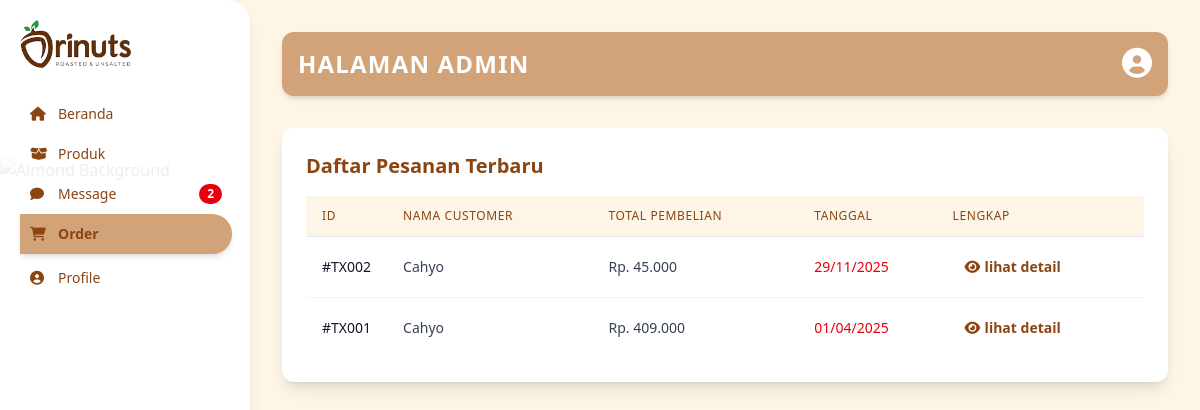
Page /admin_order.php (signed in) on the earlier database version.
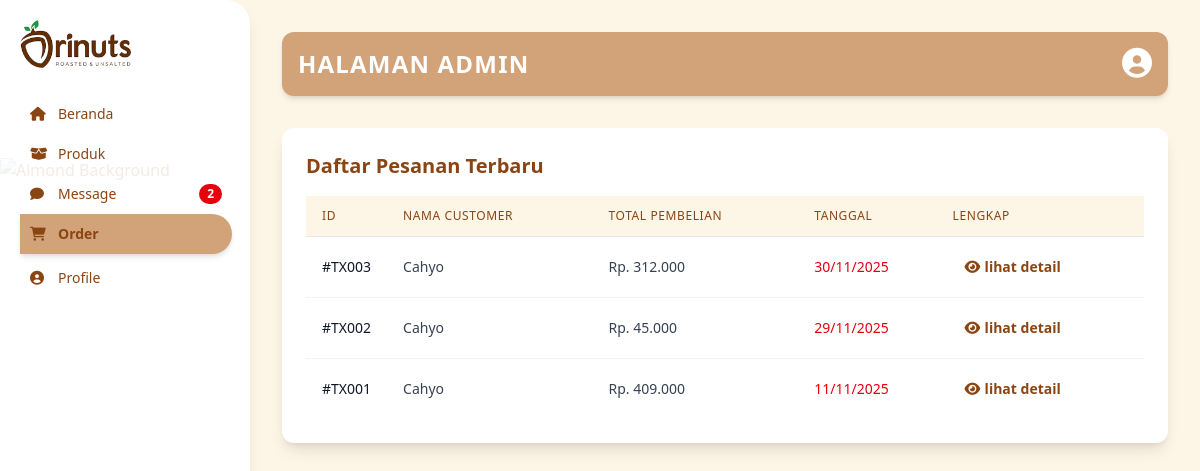
Same page on the later database version.
### tables this page shows
CREATE TABLE `transactions` (
  `id` int(11) NOT NULL,
  `user_id` int(11) NOT NULL,
  `kode_transaksi` varchar(255) NOT NULL,
  `nama_user` varchar(255) NOT NULL,
  `alamat_user` varchar(255) NOT NULL,
  `metode_pembayaran` varchar(255) NOT NULL,
  `status` enum('pending','complete') NOT NULL DEFAULT 'pending',
  `total_harga` int(11) NOT NULL,
  `tanggal` datetime NOT NULL DEFAULT current_timestamp()
);

### admin_order.php (the view, shortened to what this page needs)
<!DOCTYPE html>
<html lang="en">
<head>
    <link rel="stylesheet" href="src/outputail.css" />
    <link
        rel="stylesheet"
        href="https://cdnjs.cloudflare.com/ajax/libs/font-awesome/6.0.0-beta3/css/all.min.css" />
</head>
<body class="flex min-h-screen bg-[#FDF5E6]">
    <aside
        class="bg-white text-[#8B4513] overflow-y-auto shadow-lg rounded-r-3xl min-h-screen fixed z-10"
        style="width: 250px;">
        <div class="fixed p-5 w-63">
            <div class="logo mb-6">
                <img src="content/logo.png" alt="Logo Orinuts" class="w-28" />
            </div>
            <nav>
                <ul class="space-y-1 text-sm">
                    <a href="admin_dashboard.php">
                        <li class="nav-item p-2.5 flex items-center gap-3 cursor-pointer hover:bg-[#E0BBA1]/20 rounded-r-3xl transition">
                            <i class="fas fa-home w-4"></i> Beranda
                        </li>
                    </a>
                    <a href="admin_product.php">
                        <li class="nav-item p-2.5 flex items-center gap-3 cursor-pointer hover:bg-[#E0BBA1]/20 rounded-r-3xl transition">
                            <i class="fas fa-box-open w-4"></i> Produk
                        </li>
                    </a>
                    <a href="admin_message.php">
                        <li class="nav-item p-2.5 flex items-center gap-3 cursor-pointer hover:bg-[#E0BBA1]/20 rounded-r-3xl transition">
                            <i class="fas fa-comment w-4"></i> Message
                            <span class="ml-auto bg-red-600 text-white text-xs font-semibold px-2 py-0.5 rounded-full">2</span>
                        </li>
                    </a>
                    <li class="nav-item font-bold p-2.5 flex items-center gap-3 cursor-pointer  bg-[#D2A278] rounded-r-3xl shadow-md" style="background-color: #D2A278;">
                        <i class="fas fa-shopping-cart w-4"></i> Order
                    </li>
                    <a href="admin_profile.php">
                        <li class="nav-item p-2.5 flex items-center gap-3 cursor-pointer hover:bg-[#E0BBA1]/20 rounded-r-3xl transition">
                            <i class="fas fa-user-circle w-4"></i> Profile
                        </li>
                    </a>
                </ul>
            </nav>
            <div class="absolute bottom-0 left-0 right-0 h-40 overflow-hidden rounded-r-3xl pointer-events-none">
            </div>
        </div>
    </aside>
    <main class="flex-1 p-8 ml-[250px]">
        <header class="flex justify-between items-center mb-8 bg-[#D2A278] p-4 rounded-xl shadow-md">
            <h1 class="text-white text-2xl font-bold uppercase tracking-wider">HALAMAN ADMIN</h1>
            <div class="text-white">
                <i class="fas fa-user-circle text-3xl cursor-pointer hover:text-gray-200 transition"></i>
            </div>
        </header>
        <div class="bg-white p-6 rounded-xl shadow-lg">
            <h2 class="text-xl font-semibold text-[#8B4513] mb-4">Daftar Pesanan Terbaru</h2>
            <div class="overflow-x-auto">
                <table class="min-w-full divide-y divide-gray-200">
                    <thead class="bg-[#FDF5E6]">
                        <tr>
                            <th class="px-4 py-3 text-left text-xs font-medium text-[#8B4513] uppercase tracking-wider w-1/12">ID</th>
                            <th class="px-4 py-3 text-left text-xs font-medium text-[#8B4513] uppercase tracking-wider w-3/12">Nama Customer</th>
                            <th class="px-4 py-3 text-left text-xs font-medium text-[#8B4513] uppercase tracking-wider w-3/12">Total Pembelian</th>
                            <th class="px-4 py-3 text-left text-xs font-medium text-[#8B4513] uppercase tracking-wider w-2/12">Tanggal</th>
                            <th class="px-4 py-3 text-left text-xs font-medium text-[#8B4513] uppercase tracking-wider w-3/12">Lengkap</th>
                        </tr>
                    </thead>
                    <tbody class="divide-y divide-gray-100">
                        <?php
                        $pdo = require 'koneksi.php';
                        $query = $pdo->prepare("SELECT * FROM transactions ORDER BY id DESC");
                        $query->execute();
                        $transaksi = $query->fetchAll();
                        foreach ($transaksi as $trans) {
                        ?>
                            <tr class="bg-white hover:bg-[#FDF5E6] transition-colors">
                                <td class="px-4 py-4 whitespace-nowrap text-sm text-gray-900 font-medium">#<?= $trans['kode_transaksi'] ?></td>
                                <td class="px-4 py-4 whitespace-nowrap text-sm text-gray-700"><?= $trans['nama_user'] ?></td>
                                <td class="px-4 py-4 whitespace-nowrap text-sm text-gray-700">Rp. <?= number_format($trans['total_harga'], 0, ',', '.') ?></td>
                                <td class="px-4 py-4 whitespace-nowrap text-sm text-red-600 font-medium"><?= date("d/m/Y", strtotime($trans['tanggal'])) ?></td>
                                <td class="px-4 py-4 whitespace-nowrap text-sm text-gray-500">
                                    <a
                                        class="text-[#8B4513] hover:text-[#D2A278] font-semibold py-1 px-3 rounded-full transition-colors flex items-center gap-1 group"
                                        href="?tid=<?= $trans['id'] ?>">
                                        <i class="fas fa-eye w-4 group-hover:text-[#D2A278]"></i> lihat detail
                                    </a>
                                </td>
                            </tr>
                        <?php } ?>
                    </tbody>
                </table>
            </div>
        </div>
    </main>
</body>
</html>

Differences in the rows shown:
added transactions: kode_transaksi "TX003", nama_user "Cahyo", total_harga "312.000", tanggal "30/11/2025"
changed transactions "TX001": tanggal "01/04/2025" → "11/11/2025"
